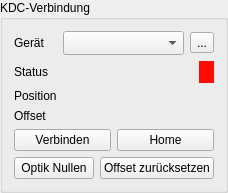
<?xml version="1.0" encoding="UTF-8"?>
<ui version="4.0">
 <class>KdcPanel</class>
 <widget class="QGroupBox" name="KdcPanel">
  <property name="title">
   <string>KDC-Verbindung</string>
  </property>
  <layout class="QGridLayout" name="gridLayout" columnstretch="0,1,0">
   <property name="horizontalSpacing">
    <number>6</number>
   </property>
   <property name="verticalSpacing">
    <number>6</number>
   </property>
   <item row="0" column="0">
    <widget class="QLabel" name="labelDevice">
     <property name="text">
      <string>Gerät</string>
     </property>
    </widget>
   </item>
   <item row="0" column="1">
    <widget class="QComboBox" name="comboDevice">
     <property name="sizePolicy">
      <sizepolicy hsizetype="Expanding" vsizetype="Fixed">
       <horstretch>0</horstretch>
       <verstretch>0</verstretch>
      </sizepolicy>
     </property>
     <property name="sizeAdjustPolicy">
      <enum>QComboBox::SizeAdjustPolicy::AdjustToMinimumContentsLengthWithIcon</enum>
     </property>
     <property name="minimumContentsLength">
      <number>8</number>
     </property>
     <property name="toolTip">
      <string>Thorlabs KDC101 Polarisationsrotator (USB-APT) — Seriennummer oder COM-Port eingeben</string>
     </property>
    </widget>
   </item>
   <item row="0" column="2">
    <widget class="QToolButton" name="buttonRefresh">
     <property name="text">
      <string>...</string>
     </property>
     <property name="toolTip">
      <string>KDC101-Geräteliste aktualisieren</string>
     </property>
    </widget>
   </item>
   <item row="1" column="0">
    <widget class="QLabel" name="labelStatus">
     <property name="text">
      <string>Status</string>
     </property>
    </widget>
   </item>
   <item row="1" column="1" colspan="2">
    <layout class="QHBoxLayout" name="statusLayout">
     <property name="spacing">
      <number>6</number>
     </property>
     <item>
      <widget class="ElidedLabel" name="valueStatus">
       <property name="sizePolicy">
        <sizepolicy hsizetype="Ignored" vsizetype="Preferred">
         <horstretch>1</horstretch>
         <verstretch>0</verstretch>
        </sizepolicy>
       </property>
      </widget>
     </item>
     <item>
      <widget class="QLabel" name="ledStatus">
       <property name="styleSheet">
        <string>background-color: rgb(255, 11, 3); border: 0px; padding: 4px; border-radius: 10px</string>
       </property>
      </widget>
     </item>
    </layout>
   </item>
   <item row="2" column="0">
    <widget class="QLabel" name="labelPosition">
     <property name="text">
      <string>Position</string>
     </property>
    </widget>
   </item>
   <item row="2" column="1" colspan="2">
    <widget class="QLabel" name="valuePosition">
     <property name="toolTip">
      <string>Aktuelle mechanische Position des KDC101 (roher Stage-Winkel, ohne Offset)</string>
     </property>
    </widget>
   </item>
   <item row="3" column="0">
    <widget class="QLabel" name="labelOffset">
     <property name="text">
      <string>Offset</string>
     </property>
    </widget>
   </item>
   <item row="3" column="1" colspan="2">
    <widget class="QLabel" name="valueOffset">
     <property name="toolTip">
      <string>Aktueller Nullpunkt-Offset, gesetzt durch „Optik Nullen“. Wird von Malus- und Verzögerungsplatten-Scans als Referenzwinkel verwendet.</string>
     </property>
    </widget>
   </item>
   <item row="4" column="0" colspan="3">
    <layout class="QHBoxLayout" name="connectLayout">
     <item>
      <widget class="QPushButton" name="buttonConnect">
       <property name="text">
        <string>Verbinden</string>
       </property>
       <property name="toolTip">
        <string>KDC101 Polarisationsrotator verbinden oder trennen</string>
       </property>
      </widget>
     </item>
     <item>
      <widget class="QPushButton" name="buttonHome">
       <property name="text">
        <string>Home</string>
       </property>
       <property name="toolTip">
        <string>KDC101 auf Nullposition fahren (Home)</string>
       </property>
      </widget>
     </item>
    </layout>
   </item>
   <item row="5" column="0" colspan="3">
    <layout class="QHBoxLayout" name="zeroLayout">
     <item>
      <widget class="QPushButton" name="buttonZero">
       <property name="text">
        <string>Optik Nullen</string>
       </property>
       <property name="toolTip">
        <string>Extinktionswinkel des eingesetzten Polarisators (linear, λ/4 oder λ/2) suchen: Grobsuche bei PDTIA-Gain 1, Feinsuche bei Gain 3 oder alternativ mit PM400. Das Ergebnis wird als Offset gespeichert und von Malus- und Verzögerungsplatten-Scans automatisch verwendet.</string>
       </property>
      </widget>
     </item>
     <item>
      <widget class="QPushButton" name="buttonOffsetReset">
       <property name="text">
        <string>Offset zurücksetzen</string>
       </property>
       <property name="toolTip">
        <string>Gespeicherten Nullpunkt-Offset auf 0° zurücksetzen</string>
       </property>
      </widget>
     </item>
    </layout>
   </item>
  </layout>
 </widget>
 <customwidgets>
  <customwidget>
   <class>ElidedLabel</class>
   <extends>QLabel</extends>
   <header>polarisation_ui.ui.widgets.elided_label</header>
  </customwidget>
 </customwidgets>
 <resources/>
 <connections/>
</ui>
